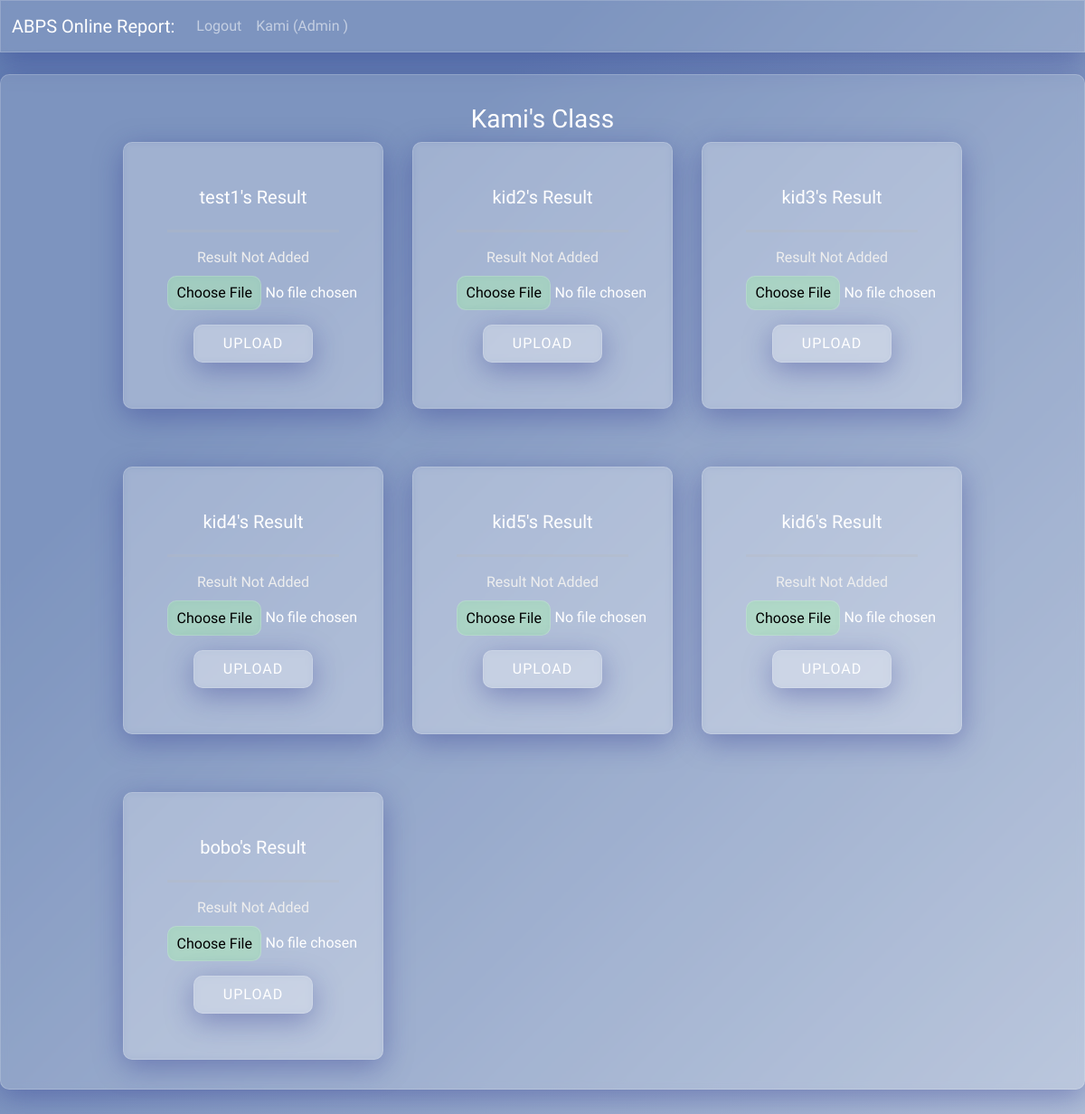
/upload_result (signed in), run on an earlier commit of the app's database.
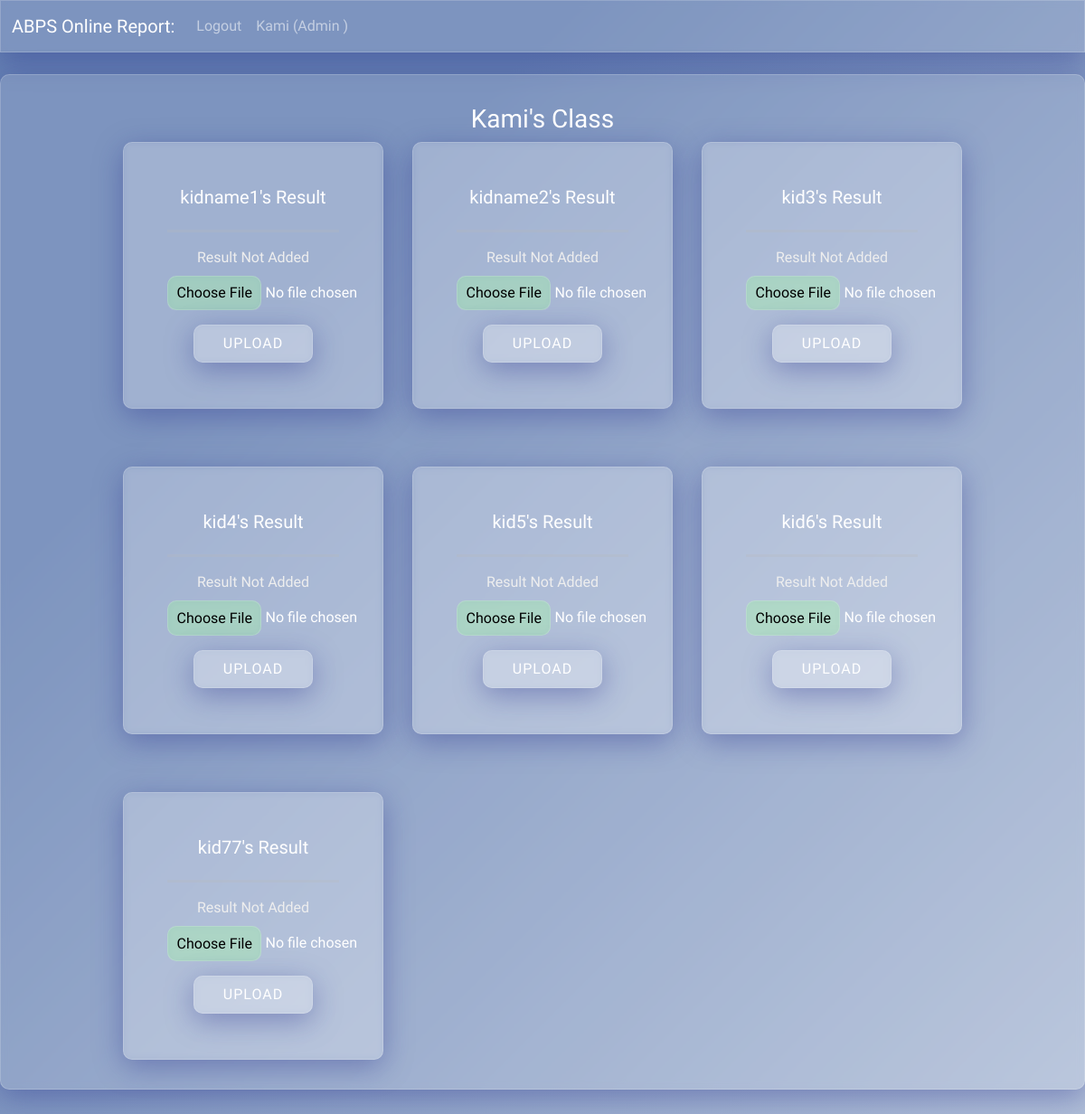
And on a later commit of the database.
### report/models.py (models this page shows, shortened)
class User(db.Model, UserMixin):
    id = db.Column(db.Integer, primary_key=True, nullable=False, unique=True)
    username = db.Column(db.String(20), nullable = False)
    password = db.Column(db.String(20), nullable=False)
    userType = db.Column(db.String(10), nullable=False)
    theClass = db.Column(db.String())
    fileName = db.Column(db.String())
    fileData = db.Column(db.LargeBinary)

### report/routes.py (the view, shortened to what this page needs)
@app.route("/upload_result", methods=["POST", "GET"])
@login_required
def uploadResult():
    try:
        form = UploadForm()
        studentList = User.query.filter_by(userType="student", theClass = current_user.theClass).all()
        if current_user.userType == "teacher":
            return render_template("upload_result.html", title="upload result",
                            student = studentList,form=form)#, filename=filename)
        elif current_user.userType == "student":
            flash("huhuhuh, thought you were smarter kid?", "danger")
            return redirect(url_for("studentReport"))
        else:
            studentList = User.query.filter_by(userType="student").all()
            return render_template("upload_result.html", title="upload result",
                            student = studentList,form=form)
    except:
        return render_template("error.html")

### report/forms.py
class UploadForm(FlaskForm):
    resultFile = FileField(label ='upload the result', validators= [FileAllowed(['pdf', 'jpg','csv'])] )
    submit = SubmitField('upload')

### report/models.py (called while the page is built)
@login_manager.user_loader
def load_user(user_id):
    return User.query.get(int(user_id))

### report/templates/upload_result.html (shortened to what this page needs)
{% extends "base.html" %} {% block content %}
<div class="content-container teacher-container glass-container">
  <h3>
    <span class="user-title-text">{{current_user.username}}</span>'s Class
  </h3>
  <div class="grid-content">
    {% if student %} {% for each in student %}
    <div class="glass-container" style="width: 18rem">
      <div class="card-body student-card">
        <h5 class="card-title">{{each.username}}'s Result</h5>
        <hr class="solid" />
        <div class="form-check form-switch upload-form">
          <form method="post" action="#" enctype="multipart/form-data">
            {% if form.resultFile.errors %}
            {{form.resultFile(class="is-invalid")}}
            <div class="invalid-feedback">
              {% for error in form.resultFile.errors %}
              <span class="is-invalid"> {{error}} </span>
              {% endfor %} {{form.submit(class = "btn btn-primary")}}
            </div>
            {% else %} {% if each.fileName %} {{form.resultFile}}
            <div class="option-view-file">
              <a
                href="{{url_for('download', getId = each.id, attach = False)}}"
                method
                >View Uploaded File</a
              >
            </div>
            <label>Upload new file</label>
            {{form.submit(class = "btn btn-danger")}} {% else %}
            <label>result not added</label>
            {{form.resultFile}} {{form.submit(class = "btn btn-primary")}} {%
            endif %} {% endif %}
          </form>
        </div>
      </div>
    </div>
    {% endfor %} {% else %}
  </div>
  <h1 class="center">No one here yet</h1>
  {% endif %}
</div>
{% endblock %}

### report/templates/base.html (shortened to what this page needs)
<!DOCTYPE html>
<html lang="en">
  <head>
    <link
      href="https://cdn.jsdelivr.net/npm/bootstrap@5.0.1/dist/css/bootstrap.min.css"
      rel="stylesheet"
    />
    <link
      rel="stylesheet"
      href="{{ url_for('static',filename='style.css') }}"
    />
    <nav class="navbar navbar-expand-lg navbar-dark bg-glass">
      <div class="container-fluid">
        <a class="navbar-brand" href="/">ABPS Online Report:</a>
        <div class="collapse navbar-collapse" id="navbarSupportedContent">
          <ul class="navbar-nav me-auto mb-2 mb-lg-0">
            {% if current_user.is_authenticated %}
            <li class="nav-item">
              <a class="nav-link" href="{{url_for('logout')}}">Logout</a>
            </li>
            <li class="nav-item">
              <label class="nav-link mb-0"
                >{{current_user.username}} ({{current_user.userType}}
                {{current_user.theClass}} )</label
              >
            </li>
            {% else %}
            <li class="nav-item">
              <a class="nav-link" href="{{url_for('login')}}">Login</a>
            </li>
            {% endif %}
          </ul>
        </div>
      </div>
    </nav>
  </head>
  <body>
    <div>
       {% block content %}{% endblock %}
    </div>
  </body>
</html>

### report/static/style.css (style rules this page uses)
body { color: #fff; font-family: "Red Hat Display", sans-serif; background-color: #b1bfd8; height: 100%; background-image: linear-gradient(315deg, #b1bfd8 0%, #6782b4 74%); background-repeat: no-repeat; }
.bg-glass { background: rgba(255, 255, 255, 0.15); box-shadow: 0 8px 32px 0 rgba(31, 38, 135, 0.37); backdrop-filter: blur(4px); -webkit-backdrop-filter: blur(4px); border: 1px solid rgba(255, 255, 255, 0.18); }
p, h1, li { -webkit-animation: fadein 2s; -moz-animation: fadein 2s; -ms-animation: fadein 2s; -o-animation: fadein 2s; animation: fadein 2s; }
hr.solid { border-top: 3px solid #bbb; }
.glass-container { padding: 2rem; background: rgba(255, 255, 255, 0.15); box-shadow: 0 8px 32px 0 rgba(31, 38, 135, 0.37); backdrop-filter: blur(4px); -webkit-backdrop-filter: blur(4px); border-radius: 10px; border: 1px solid rgba(255, 255, 255, 0.18); }
.grid-content { display: grid; gap: 4rem 2rem; grid-template-columns: auto auto auto; }
.user-title-text { text-transform: capitalize; }
.teacher-container { display: flex; flex-direction: column; }
.upload-form { padding: 0; }
.content-container { display: flex; margin-top: 2%; margin-bottom: 5%; align-items: center; justify-content: center; width: 100%; height: 100%; text-align: center; }
label { color: #eee; text-transform: capitalize; margin-bottom: 0.5rem; }
input[type="submit"] { text-transform: uppercase; font-weight: 300; letter-spacing: 1px; color: #fff; margin-top: 1rem; padding: 0.5rem 2rem; border: none; transition: cubic-bezier(0.075, 0.82, 0.165, 1) 1.5s all; background: rgba(255, 255, 255, 0.15); box-shadow: 0 8px 32px 0 rgba(31, 38, 135, 0.37); backdrop-filter: blur(4px); -webkit-backdrop-filter: blur(4px); border-radius: 10px; border: 1px solid rgba(255, 255, 255, 0.18); }
.student-card { display: flex; flex-direction: column; justify-content: center; }

What changed in the data, as far as the page shows it:
changed User: username "test1" → "kidname1"
changed User: username "kid2" → "kidname2"
changed User: username "bobo" → "kid77"
